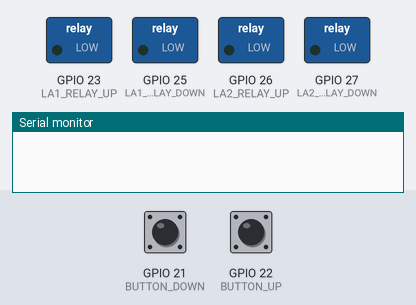
The program below on a simulated ESP32. On the bench: switched loads named in the program (green lamp = pin HIGH), the last lines printed to the serial monitor. The inputs (shaded band) are chosen by the test bench; at power-on: GPIO 21 (BUTTON_DOWN) HIGH, GPIO 22 (BUTTON_UP) HIGH.

Above: at 1.2 s.
1.3 s: GPIO 21 (BUTTON_DOWN) pulled LOW for 0.15 s
At 1.8 s:
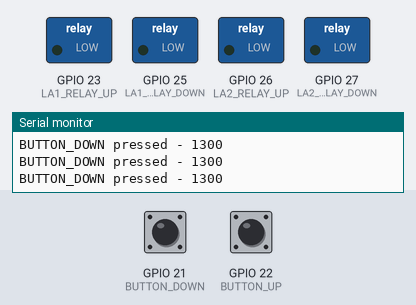
2.9 s: GPIO 22 (BUTTON_UP) pulled LOW for 1 s
At 3.8 s:
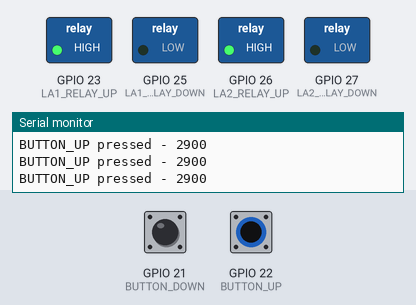
5.4 s: GPIO 21 (BUTTON_DOWN) pulled LOW for 1 s
At 6.3 s:
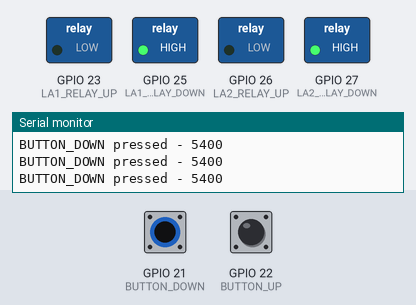
7.9 s: GPIO 21 (BUTTON_DOWN) pulled LOW for 3.2 s
At 12.1 s:
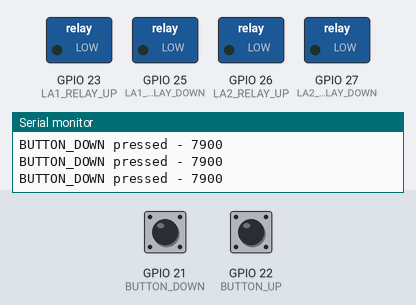
12.6 s: GPIO 22 (BUTTON_UP) pulled LOW for 3.2 s
At 13.9 s:
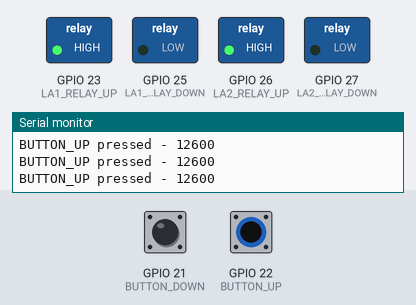
Timing chart, 0 to 17.3 s (numbered marks = the images above; inputs shaded):
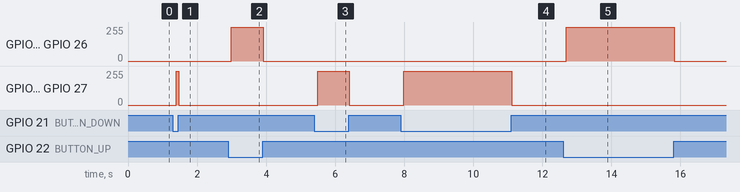

The program:

main.cpp
```cpp
#include <Arduino.h>

//OUTPUTS
#define LA1_RELAY_UP  23
#define LA1_RELAY_DOWN 25
#define LA2_RELAY_UP 26
#define LA2_RELAY_DOWN 27
//INPUTS
#define LA1_HALL1 16
#define LA1_HALL2 17
#define LA2_HALL1 18
#define LA2_HALL2 19
#define BUTTON_DOWN 21
#define BUTTON_UP 22
//SETTINGS
#define DEBOUNCE_TIME 50
//STRUCTS
struct button {
  int pin = 0;
  int lastSteadyState = LOW;
  int lastFlickerableState = LOW;
  int currentState = LOW;
  unsigned long lastDebounceTime = 0;
};
//VARIABLES
button btnDown;
button btnUp;

void debounce(button &tmp) {
  tmp.currentState = digitalRead(tmp.pin);
  if (tmp.currentState != tmp.lastFlickerableState) {
    tmp.lastDebounceTime = millis();
    tmp.lastFlickerableState = tmp.currentState;
  }
}

void setup() {
  // put your setup code here, to run once:
  Serial.begin(9600);
  pinMode(LA1_RELAY_UP, OUTPUT);
  pinMode(LA1_RELAY_DOWN, OUTPUT);
  pinMode(LA2_RELAY_UP, OUTPUT);
  pinMode(LA2_RELAY_DOWN, OUTPUT);
  pinMode(LA1_HALL1, INPUT);
  pinMode(LA1_HALL2, INPUT);
  pinMode(LA2_HALL1, INPUT);
  pinMode(LA2_HALL2, INPUT);
  pinMode(BUTTON_DOWN, INPUT_PULLUP);
  pinMode(BUTTON_UP, INPUT_PULLUP);
  btnDown.pin = BUTTON_DOWN;
  btnUp.pin = BUTTON_UP;
}

void loop() {
  // put your main code here, to run repeatedly:
  debounce(btnDown);
  debounce(btnUp);

  //Failsafe, never let relay up and down be active at the same time
  if(( LA1_RELAY_DOWN || LA2_RELAY_DOWN) == HIGH && (LA1_RELAY_UP || LA2_RELAY_UP) == HIGH) {
      digitalWrite(LA1_RELAY_UP, LOW);
      digitalWrite(LA1_RELAY_DOWN, LOW);
      digitalWrite(LA2_RELAY_UP, LOW);
      digitalWrite(LA2_RELAY_DOWN, LOW);
  }

  if((millis() - btnDown.lastDebounceTime) > DEBOUNCE_TIME && (millis() - btnUp.lastDebounceTime) > DEBOUNCE_TIME) {
    //both buttons stable
    if(btnDown.currentState == LOW && btnUp.currentState == HIGH) {
      //only button down pressed
      digitalWrite(LA1_RELAY_DOWN, HIGH);
      digitalWrite(LA2_RELAY_DOWN, HIGH);
      String stringOne = "BUTTON_DOWN pressed - ";
      String stringThree = stringOne + btnDown.lastDebounceTime;
      Serial.println(stringThree);
    }
    else if (btnDown.currentState == HIGH && btnUp.currentState == LOW)
    {
      //only button up pressed
      digitalWrite(LA1_RELAY_UP, HIGH);
      digitalWrite(LA2_RELAY_UP, HIGH);
      String stringOne = "BUTTON_UP pressed - ";
      String stringThree = stringOne + btnUp.lastDebounceTime;
      Serial.println(stringThree);
    }

    else if (btnDown.currentState == btnUp.currentState) {
      //Same reading on both buttons, why?
      if(btnDown.currentState == LOW) {
        //Both buttons pressed
        Serial.println("BOTH BUTTONS PRESSED!");
      }
      //No button pressed
      digitalWrite(LA1_RELAY_UP, LOW);
      digitalWrite(LA1_RELAY_DOWN, LOW);
      digitalWrite(LA2_RELAY_UP, LOW);
      digitalWrite(LA2_RELAY_DOWN, LOW);
    }
  }
}
```

Measured:
- after the input at 1.3 s, GPIO 25 (LA1_RELAY_DOWN), GPIO 27 (LA2_RELAY_DOWN): 0/255 → 254/255 after 0.09 s, → 0/255 0.08 s later
- after the input at 2.9 s, GPIO 23 (LA1_RELAY_UP), GPIO 26 (LA2_RELAY_UP): 0/255 → 254/255 after 0.09 s, → 255/255 0.08 s later, → 0/255 0.84 s later
- after the input at 5.4 s, GPIO 25 (LA1_RELAY_DOWN), GPIO 27 (LA2_RELAY_DOWN): 0/255 → 254/255 after 0.09 s, → 255/255 0.08 s later, → 0/255 0.83 s later
- after the input at 7.9 s, GPIO 25 (LA1_RELAY_DOWN), GPIO 27 (LA2_RELAY_DOWN): 0/255 → 254/255 after 0.09 s, → 255/255 0.08 s later, → 0/255 3.0 s later
- after the input at 12.6 s, GPIO 23 (LA1_RELAY_UP), GPIO 26 (LA2_RELAY_UP): 0/255 → 254/255 after 0.09 s, → 255/255 0.08 s later, → 0/255 3.0 s later
